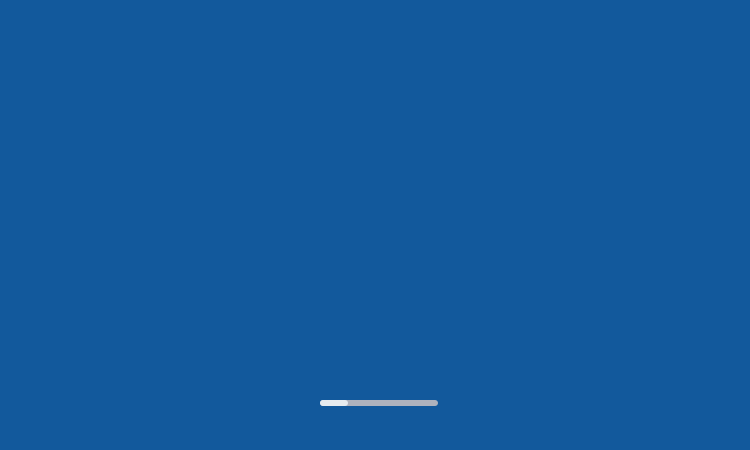
<?xml version="1.0" encoding="UTF-8"?>
<ui version="4.0">
 <class>ProntoSoccorso</class>
 <widget class="QWidget" name="ProntoSoccorso">
  <property name="geometry">
   <rect>
    <x>0</x>
    <y>0</y>
    <width>750</width>
    <height>450</height>
   </rect>
  </property>
  <property name="minimumSize">
   <size>
    <width>750</width>
    <height>450</height>
   </size>
  </property>
  <property name="maximumSize">
   <size>
    <width>750</width>
    <height>450</height>
   </size>
  </property>
  <property name="windowTitle">
   <string>Form</string>
  </property>
  <property name="styleSheet">
   <string notr="true">background-color: rgb(18, 89, 156);</string>
  </property>
  <widget class="QLabel" name="ref">
   <property name="geometry">
    <rect>
     <x>0</x>
     <y>0</y>
     <width>750</width>
     <height>450</height>
    </rect>
   </property>
   <property name="whatsThis">
    <string>&lt;html&gt;&lt;head/&gt;&lt;body&gt;&lt;pre style=&quot;-qt-paragraph-type:empty; margin-top:0px; margin-bottom:0px; margin-left:0px; margin-right:0px; -qt-block-indent:0; text-indent:0px; font-family:'Courier New'; background-color:#2b2b2b;&quot;&gt;&lt;br/&gt;&lt;/pre&gt;&lt;/body&gt;&lt;/html&gt;</string>
   </property>
   <property name="styleSheet">
    <string notr="true"/>
   </property>
   <property name="text">
    <string/>
   </property>
   <property name="pixmap">
    <pixmap>../01A_FRAME_OPEN.png</pixmap>
   </property>
   <property name="scaledContents">
    <bool>true</bool>
   </property>
  </widget>
  <widget class="QProgressBar" name="progressBar">
   <property name="geometry">
    <rect>
     <x>320</x>
     <y>400</y>
     <width>118</width>
     <height>6</height>
    </rect>
   </property>
   <property name="font">
    <font>
     <weight>50</weight>
     <bold>false</bold>
    </font>
   </property>
   <property name="mouseTracking">
    <bool>false</bool>
   </property>
   <property name="toolTip">
    <string/>
   </property>
   <property name="autoFillBackground">
    <bool>false</bool>
   </property>
   <property name="styleSheet">
    <string notr="true">QProgressBar {
                border: 0px solid black;
                background-color: rgb(174, 178, 189);
                border-radius: 3px;
            }
            QProgressBar::chunk {
                background-color: #e6ebef;
                border-radius: 3px;
            }</string>
   </property>
   <property name="value">
    <number>24</number>
   </property>
   <property name="textVisible">
    <bool>false</bool>
   </property>
  </widget>
  <widget class="QLabel" name="Logo">
   <property name="geometry">
    <rect>
     <x>0</x>
     <y>0</y>
     <width>750</width>
     <height>450</height>
    </rect>
   </property>
   <property name="text">
    <string/>
   </property>
   <property name="alignment">
    <set>Qt::AlignCenter</set>
   </property>
  </widget>
  <zorder>ref</zorder>
  <zorder>Logo</zorder>
  <zorder>progressBar</zorder>
 </widget>
 <resources/>
 <connections/>
</ui>
